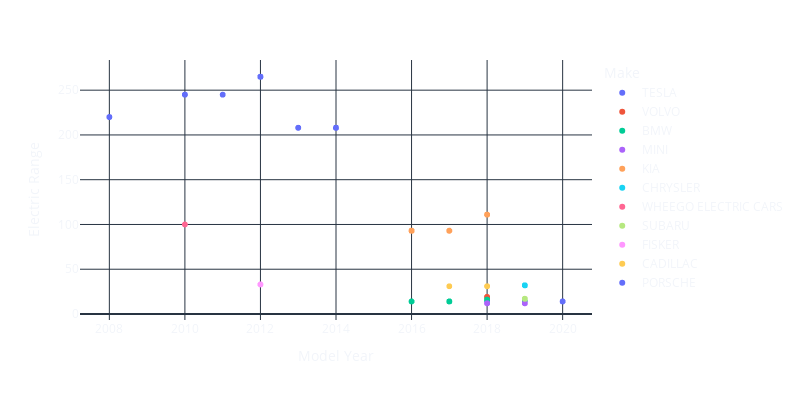

Notebook code for this chart:
### Code cell
px.scatter(data_frame=data_v2, x='Model Year', y='Electric Range', color='Make', width=800, height=400).update_layout(
    template='plotly_dark',
    plot_bgcolor='rgba(0, 0, 0, 0)',
    paper_bgcolor='rgba(0, 0, 0, 0)',
)   # del

### Figure 1 — Plotly figure (JSON) as saved in the notebook; plotly's stock layout.template omitted (floating-point values rounded to 4 significant figures; data arrays with more than 128 entries replaced by an {"elided": "..."} marker saying what was removed)
{"data": [{"hovertemplate": "Make=TESLA<br>Model Year=%{x}<br>Electric Range=%{y}<extra></extra>", "legendgroup": "TESLA", "marker": {"color": "#636efa", "symbol": "circle"}, "mode": "markers", "name": "TESLA", "showlegend": true, "x": {"elided": "1603 int values"}, "xaxis": "x", "y": {"elided": "1603 float values"}, "yaxis": "y", "type": "scattergl"}, {"hovertemplate": "Make=VOLVO<br>Model Year=%{x}<br>Electric Range=%{y}<extra></extra>", "legendgroup": "VOLVO", "marker": {"color": "#EF553B", "symbol": "circle"}, "mode": "markers", "name": "VOLVO", "showlegend": true, "x": {"elided": "300 int values"}, "xaxis": "x", "y": {"elided": "300 float values"}, "yaxis": "y", "type": "scattergl"}, {"hovertemplate": "Make=BMW<br>Model Year=%{x}<br>Electric Range=%{y}<extra></extra>", "legendgroup": "BMW", "marker": {"color": "#00cc96", "symbol": "circle"}, "mode": "markers", "name": "BMW", "showlegend": true, "x": {"elided": "493 int values"}, "xaxis": "x", "y": {"elided": "493 float values"}, "yaxis": "y", "type": "scattergl"}, {"hovertemplate": "Make=MINI<br>Model Year=%{x}<br>Electric Range=%{y}<extra></extra>", "legendgroup": "MINI", "marker": {"color": "#ab63fa", "symbol": "circle"}, "mode": "markers", "name": "MINI", "showlegend": true, "x": {"elided": "149 int values"}, "xaxis": "x", "y": {"elided": "149 float values"}, "yaxis": "y", "type": "scattergl"}, {"hovertemplate": "Make=KIA<br>Model Year=%{x}<br>Electric Range=%{y}<extra></extra>", "legendgroup": "KIA", "marker": {"color": "#FFA15A", "symbol": "circle"}, "mode": "markers", "name": "KIA", "showlegend": true, "x": {"elided": "626 int values"}, "xaxis": "x", "y": {"elided": "626 float values"}, "yaxis": "y", "type": "scattergl"}, {"hovertemplate": "Make=CHRYSLER<br>Model Year=%{x}<br>Electric Range=%{y}<extra></extra>", "legendgroup": "CHRYSLER", "marker": {"color": "#19d3f3", "symbol": "circle"}, "mode": "markers", "name": "CHRYSLER", "showlegend": true, "x": [2019, 2019, 2019, 2019, 2019, 2019, 2019, 2019, 2019, 2019, 2019, 2019, 2019, 2019, 2019, 2019, 2019, 2019, 2019, 2019, 2019, 2019, 2019, 2019, 2019, 2019, 2019, 2019, 2019, 2019, 2019, 2019, 2019, 2019, 2019, 2019, 2019, 2019, 2019, 2019, 2019, 2019, 2019, 2019, 2019, 2019, 2019, 2019, 2019, 2019, 2019, 2019, 2019, 2019, 2019, 2019, 2019, 2019, 2019, 2019, 2019, 2019, 2019, 2019, 2019, 2019, 2019, 2019, 2019, 2019, 2019, 2019, 2019, 2019, 2019, 2019, 2019, 2019, 2019, 2019, 2019, 2019, 2019, 2019, 2019, 2019, 2019, 2019, 2019, 2019, 2019, 2019, 2019, 2019, 2019, 2019, 2019, 2019, 2019, 2019, 2019, 2019, 2019, 2019, 2019, 2019, 2019, 2019, 2019, 2019, 2019, 2019, 2019, 2019, 2019, 2019, 2019, 2019, 2019, 2019, 2019], "xaxis": "x", "y": [32.0, 32.0, 32.0, 32.0, 32.0, 32.0, 32.0, 32.0, 32.0, 32.0, 32.0, 32.0, 32.0, 32.0, 32.0, 32.0, 32.0, 32.0, 32.0, 32.0, 32.0, 32.0, 32.0, 32.0, 32.0, 32.0, 32.0, 32.0, 32.0, 32.0, 32.0, 32.0, 32.0, 32.0, 32.0, 32.0, 32.0, 32.0, 32.0, 32.0, 32.0, 32.0, 32.0, 32.0, 32.0, 32.0, 32.0, 32.0, 32.0, 32.0, 32.0, 32.0, 32.0, 32.0, 32.0, 32.0, 32.0, 32.0, 32.0, 32.0, 32.0, 32.0, 32.0, 32.0, 32.0, 32.0, 32.0, 32.0, 32.0, 32.0, 32.0, 32.0, 32.0, 32.0, 32.0, 32.0, 32.0, 32.0, 32.0, 32.0, 32.0, 32.0, 32.0, 32.0, 32.0, 32.0, 32.0, 32.0, 32.0, 32.0, 32.0, 32.0, 32.0, 32.0, 32.0, 32.0, 32.0, 32.0, 32.0, 32.0, 32.0, 32.0, 32.0, 32.0, 32.0, 32.0, 32.0, 32.0, 32.0, 32.0, 32.0, 32.0, 32.0, 32.0, 32.0, 32.0, 32.0, 32.0, 32.0, 32.0, 32.0], "yaxis": "y", "type": "scattergl"}, {"hovertemplate": "Make=WHEEGO ELECTRIC CARS<br>Model Year=%{x}<br>Electric Range=%{y}<extra></extra>", "legendgroup": "WHEEGO ELECTRIC CARS", "marker": {"color": "#FF6692", "symbol": "circle"}, "mode": "markers", "name": "WHEEGO ELECTRIC CARS", "showlegend": true, "x": [2010, 2010, 2010], "xaxis": "x", "y": [100.0, 100.0, 100.0], "yaxis": "y", "type": "scattergl"}, {"hovertemplate": "Make=SUBARU<br>Model Year=%{x}<br>Electric Range=%{y}<extra></extra>", "legendgroup": "SUBARU", "marker": {"color": "#B6E880", "symbol": "circle"}, "mode": "markers", "name": "SUBARU", "showlegend": true, "x": [2019, 2019, 2019, 2019, 2019, 2019, 2019, 2019, 2019, 2019, 2019, 2019, 2019, 2019, 2019, 2019, 2019, 2019, 2019, 2019, 2019, 2019, 2019, 2019, 2019, 2019, 2019, 2019, 2019, 2019, 2019, 2019, 2019, 2019, 2019, 2019, 2019, 2019, 2019, 2019, 2019, 2019, 2019, 2019, 2019, 2019, 2019, 2019, 2019, 2019, 2019, 2019, 2019, 2019, 2019, 2019, 2019, 2019, 2019, 2019, 2019, 2019, 2019], "xaxis": "x", "y": [17.0, 17.0, 17.0, 17.0, 17.0, 17.0, 17.0, 17.0, 17.0, 17.0, 17.0, 17.0, 17.0, 17.0, 17.0, 17.0, 17.0, 17.0, 17.0, 17.0, 17.0, 17.0, 17.0, 17.0, 17.0, 17.0, 17.0, 17.0, 17.0, 17.0, 17.0, 17.0, 17.0, 17.0, 17.0, 17.0, 17.0, 17.0, 17.0, 17.0, 17.0, 17.0, 17.0, 17.0, 17.0, 17.0, 17.0, 17.0, 17.0, 17.0, 17.0, 17.0, 17.0, 17.0, 17.0, 17.0, 17.0, 17.0, 17.0, 17.0, 17.0, 17.0, 17.0], "yaxis": "y", "type": "scattergl"}, {"hovertemplate": "Make=FISKER<br>Model Year=%{x}<br>Electric Range=%{y}<extra></extra>", "legendgroup": "FISKER", "marker": {"color": "#FF97FF", "symbol": "circle"}, "mode": "markers", "name": "FISKER", "showlegend": true, "x": [2012, 2012, 2012, 2012, 2012, 2012, 2012, 2012, 2012, 2012, 2012, 2012, 2012, 2012, 2012], "xaxis": "x", "y": [33.0, 33.0, 33.0, 33.0, 33.0, 33.0, 33.0, 33.0, 33.0, 33.0, 33.0, 33.0, 33.0, 33.0, 33.0], "yaxis": "y", "type": "scattergl"}, {"hovertemplate": "Make=CADILLAC<br>Model Year=%{x}<br>Electric Range=%{y}<extra></extra>", "legendgroup": "CADILLAC", "marker": {"color": "#FECB52", "symbol": "circle"}, "mode": "markers", "name": "CADILLAC", "showlegend": true, "x": [2018, 2018, 2018, 2018, 2018, 2017, 2018, 2018, 2018, 2017, 2018, 2018, 2018, 2017, 2018, 2018], "xaxis": "x", "y": [31.0, 31.0, 31.0, 31.0, 31.0, 31.0, 31.0, 31.0, 31.0, 31.0, 31.0, 31.0, 31.0, 31.0, 31.0, 31.0], "yaxis": "y", "type": "scattergl"}, {"hovertemplate": "Make=PORSCHE<br>Model Year=%{x}<br>Electric Range=%{y}<extra></extra>", "legendgroup": "PORSCHE", "marker": {"color": "#636efa", "symbol": "circle"}, "mode": "markers", "name": "PORSCHE", "showlegend": true, "x": [2020, 2020, 2020, 2020, 2020, 2020, 2020, 2020, 2020, 2020, 2020, 2020, 2020, 2020, 2020, 2020, 2020, 2020], "xaxis": "x", "y": [14.0, 14.0, 14.0, 14.0, 14.0, 14.0, 14.0, 14.0, 14.0, 14.0, 14.0, 14.0, 14.0, 14.0, 14.0, 14.0, 14.0, 14.0], "yaxis": "y", "type": "scattergl"}], "layout": {"xaxis": {"anchor": "y", "domain": [0.0, 1.0], "title": {"text": "Model Year"}}, "yaxis": {"anchor": "x", "domain": [0.0, 1.0], "title": {"text": "Electric Range"}}, "legend": {"title": {"text": "Make"}, "tracegroupgap": 0}, "margin": {"t": 60}, "height": 400, "width": 800, "plot_bgcolor": "rgba(0, 0, 0, 0)", "paper_bgcolor": "rgba(0, 0, 0, 0)"}}
